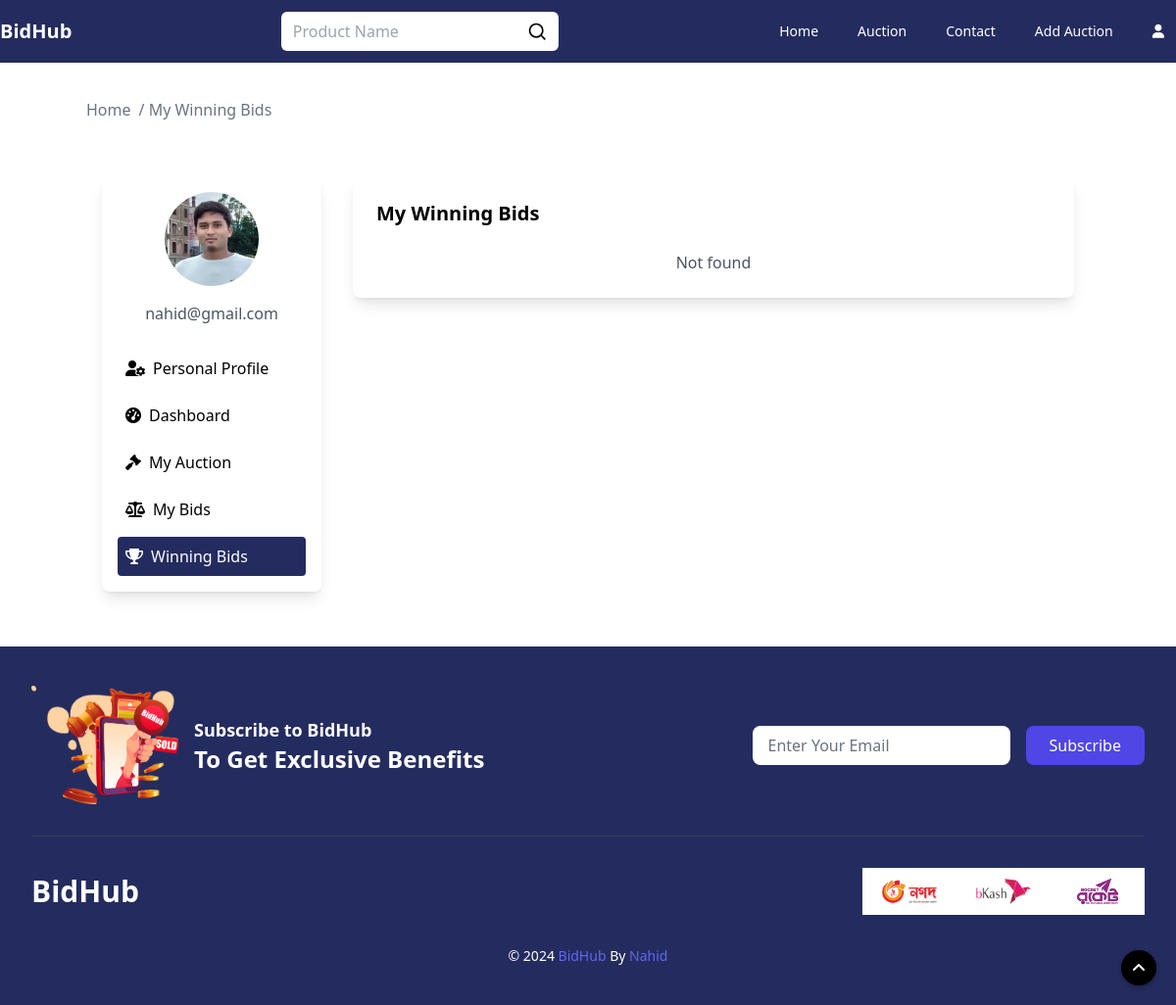
Page /user/win/bids (signed in) on the earlier database version.
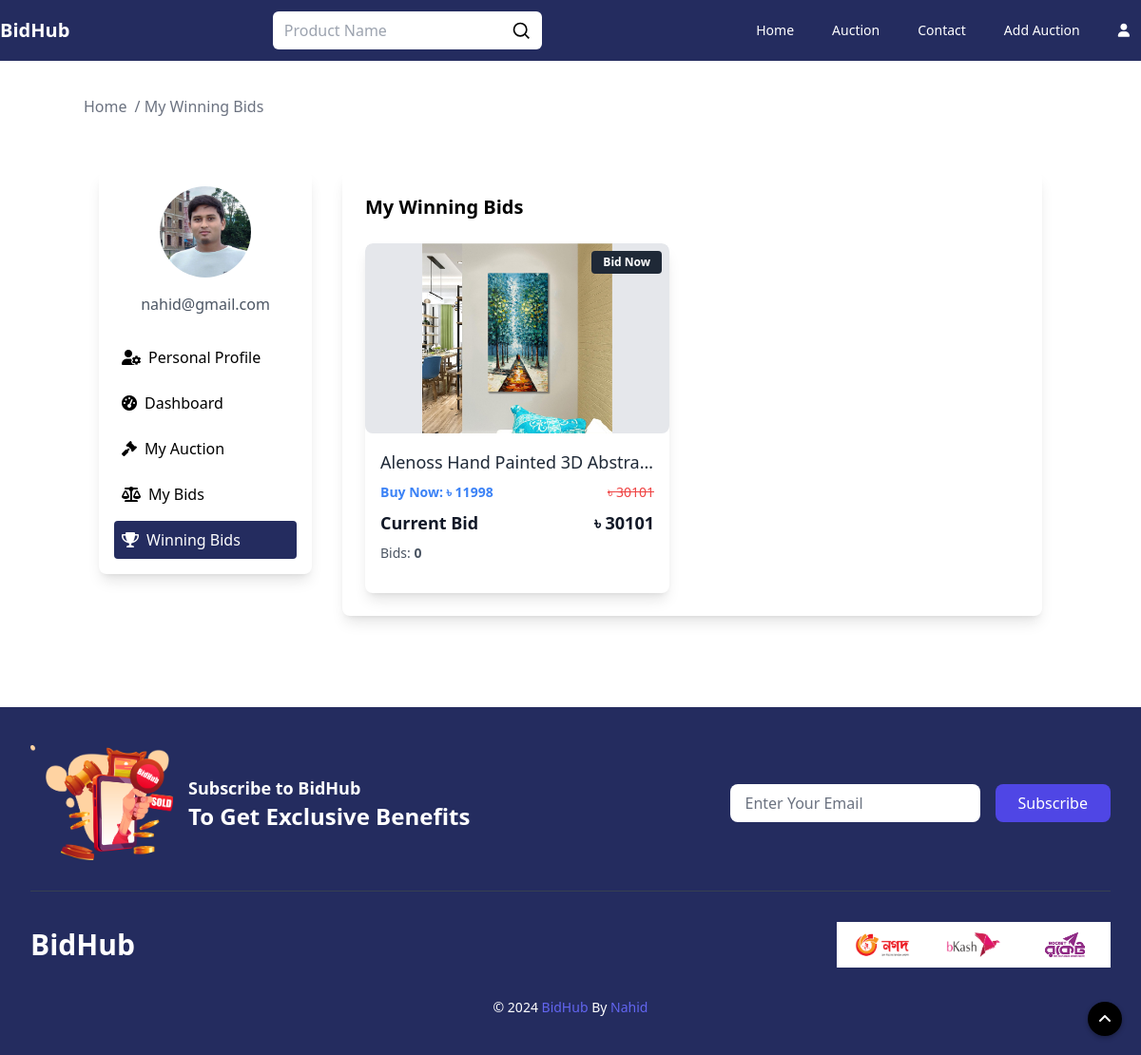
Same page on the later database version.
### auctions/models.py (models this page shows, shortened)
class AuctionList(models.Model):
    user = models.ForeignKey(User, on_delete=models.CASCADE, null=True)
    title = models.CharField(max_length=64)
    desc = tinymce_models.HTMLField()
    starting_bid = models.IntegerField()
    current_bid = models.IntegerField(default=0)
    buy_now_price = models.IntegerField(default=0)
    bid_watch_list = models.IntegerField(default=0)
    expire_date = models.DateTimeField(blank=False, null=True)
    categories = models.ManyToManyField('Category', through='AuctionCategory')
    active_bool = models.BooleanField(default=True)

### auctions/views.py (the view)
# urls.py: path("user/win/bids", views.user_win_bids, name="userWinBids"),
@login_required(login_url='login')
def user_win_bids(request):
    win_lists = Winner.objects.filter(user=request.user)
    auctions = []
    for win in win_lists:
        auction = AuctionList.objects.get(id=win.bid_win_list.pk)
        first_image = AuctionImage.objects.filter(auction=auction).first()
        image_url = request.build_absolute_uri(first_image.image_url.url) if first_image else None
        auctions.append({
            'id': auction.id,
            'title': auction.title,
            'starting_bid': auction.starting_bid,
            'current_bid': auction.current_bid,
            'buy_now_price': auction.buy_now_price,
            'expire_date': auction.expire_date,
            'image_url': image_url
        })
    user = request.user
    profile_picture_url = None
    if hasattr(user, 'profile_picture') and user.profile_picture:
        profile_picture_url = request.build_absolute_uri(user.profile_picture.url)
    return render(request, "winning-bids.html", {
        'email': user.email,
        'name': f"{user.first_name} {user.last_name}",
        'profile_picture': profile_picture_url,
        'auctions': auctions
    })

### auctions/templates/winning-bids.html (shortened to what the changed rows need)
{% extends "layout.html" %}
{% load static %}
{% block body %}
    <div class="max-w-[1280px] w-full m-auto">
        <section class="my-10">
            <div class="container mx-auto">
                <div class="flex flex-wrap justify-center">
                    <div class="w-full sm:w-2/3 lg:w-3/4 p-4">
                        <div class="bg-white shadow-lg rounded-lg p-6 mb-10">
                            <h5 class="text-xl font-semibold mb-6">My Winning Bids</h5>
                            {% if auctions %}
                                <div class="flex flex-wrap gap-6">
                                    {% for auction_p_list in auctions %}
                                        <div class="bg-white shadow-lg rounded-lg overflow-hidden w-[320px]">
                                            <div class="relative w-full h-[200px] bg-gray-200 rounded-lg overflow-hidden">
                                                <a href="{% url 'auctionDetails' auction_p_list.id %}">
                                                    <img src="{{ auction_p_list.image_url }}"
                                                         alt="{{ auction_p_list.title }}"
                                                         class="w-auto h-full m-auto cursor-pointer hover:scale-110 transition"
                                                    />
                                                </a>
                                                <div class="absolute top-2 right-2 bg-gray-800 text-white px-3 py-1 text-xs rounded">
                                                    <a href="{% url 'auctionDetails' auction_p_list.id %}"
                                                       class="text-white font-bold">Bid
                                                        Now</a>
                                                </div>
                                            </div>
                                            <div class="p-4">
                                                <h6 class="text-lg font-medium text-gray-800 mb-2 truncate">
                                                    <a
                                                            href="{% url 'auctionDetails' auction_p_list.id %}"
                                                            class="hover:text-blue-600"
                                                    >
                                                        {{ auction_p_list.title }}
                                                    </a>
                                                </h6>
                                                <div class="mb-4">
                                                    <div
                                                            class="flex justify-between items-center text-sm text-gray-600 mb-2"
                                                    >
                                                        <p class="text-blue-500 font-semibold">
                                                            Buy Now: ৳ {{ auction_p_list.buy_now_price }}
                                                        </p>
                                                        {% if auction_p_list.current_bid != 0 %}
                                                            <p class="line-through text-red-500">
                                                                ৳ {{ auction_p_list.current_bid }}
                                                            </p>
                                                        {% else %}
                                                            <p class="line-through text-red-500">
                                                                ৳ {{ auction_p_list.starting_bid }}
                                                            </p>
                                                        {% endif %}
                                                    </div>
                                                    <div class="flex justify-between items-center text-lg font-semibold text-gray-900 mb-2">
                                                        <h5>Current Bid</h5>
                                                        <h5>
                                                            ৳ {{ auction_p_list.current_bid|default:auction_p_list.starting_bid }}
                                                        </h5>
                                                    </div>
                                                    <div class="flex justify-between items-center text-sm text-gray-600">
                                                        <p>
                                                            Bids:
                                                            <span class="font-bold">{{ present_bid|default:"0" }}</span>
                                                        </p>
                                                    </div>
                                                </div>
                                            </div>
                                        </div>
                                    {% endfor %}
                                </div>
                            {% else %}
                                <p class="w-full text-center text-gray-600">Not found</p>
                            {% endif %}
                        </div>
                    </div>
                </div>
            </div>
        </section>
    </div>
{% endblock %}

Differences in the rows shown:
added AuctionList: title "Alenoss Hand Painted 3D Abstra…", buy_now_price "11998", current_bid "30101", bid_watch_list "0"
Other differences:
text no longer shown: "Not found"
